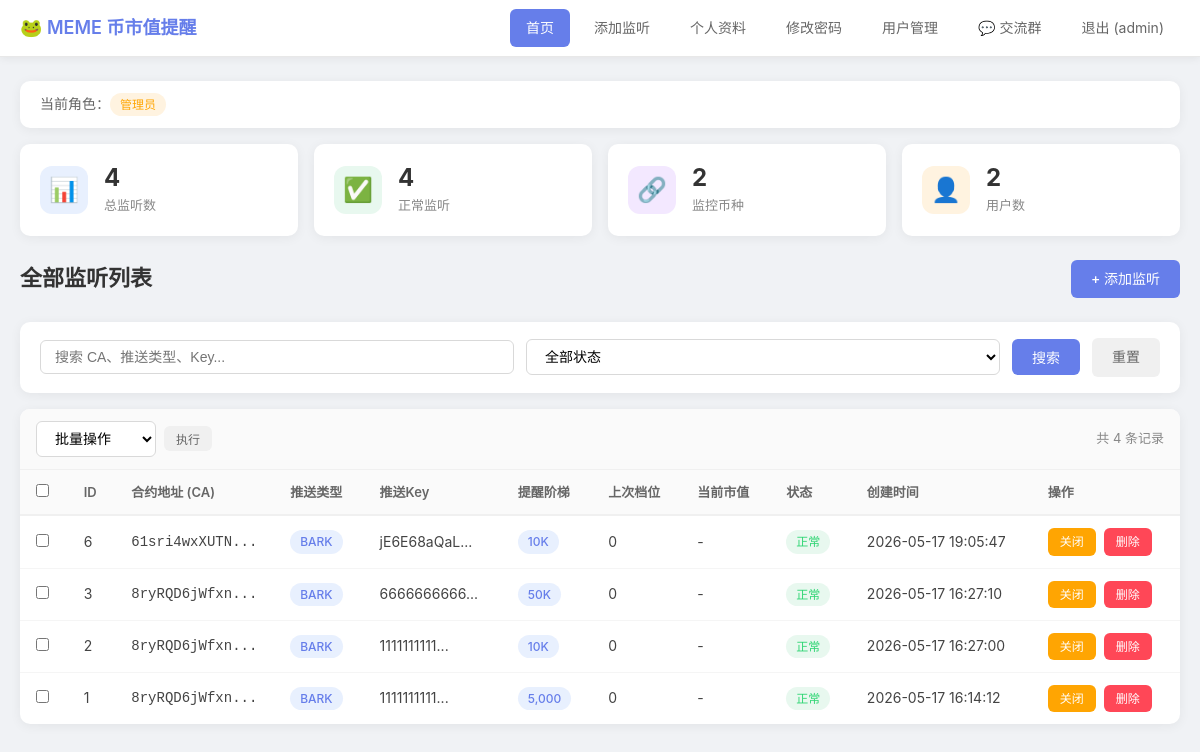
/dashboard.php (signed in), run on the app's committed database.
### tables this page shows
CREATE TABLE `watchlist`  (
  `id` int(11) NOT NULL AUTO_INCREMENT,
  `user_id` int(11) NOT NULL DEFAULT 0 COMMENT '创建此监听的用户ID',
  `ca` varchar(128) NOT NULL,
  `push_type` varchar(20) NOT NULL COMMENT '推送类型: bark, tg',
  `push_key` varchar(255) NOT NULL COMMENT 'Bark存token, Telegram存chat_id',
  `step_value` bigint(20) NOT NULL COMMENT '提醒阶梯',
  `last_level` bigint(20) NULL DEFAULT 0 COMMENT '上次提醒档位',
  `current_marketcap` bigint(20) NULL DEFAULT 0 COMMENT '当前市值缓存',
  `status` tinyint(4) NULL DEFAULT 1 COMMENT '1=正常监听, 0=已关闭',
  `created_at` timestamp NOT NULL DEFAULT CURRENT_TIMESTAMP,
  PRIMARY KEY (`id`) USING BTREE,
  INDEX `idx_user_id`(`user_id`) USING BTREE,
  INDEX `idx_ca`(`ca`) USING BTREE,
  INDEX `idx_status`(`status`) USING BTREE
);

### includes/auth.php (called while the page is built, shortened)
<?php
function isAdmin() {
    return isset($_SESSION['role']) && $_SESSION['role'] === 'admin';
}
function getRoleName($role = null) {
    if ($role === null) {
        $role = $_SESSION['role'] ?? 'user';
    }
    $names = [
        'admin' => '管理员',
        'vip' => 'VIP用户',
        'user' => '普通用户',
    ];
    return $names[$role] ?? '未知';
}
function getRoleBadgeClass($role = null) {
    if ($role === null) {
        $role = $_SESSION['role'] ?? 'user';
    }
    $classes = [
        'admin' => 'badge-warning',
        'vip' => 'badge-info',
        'user' => 'badge-secondary',
    ];
    return $classes[$role] ?? 'badge-secondary';
}
        ?>

### dashboard.php (the view, shortened to what this page needs)
<?php
require_once __DIR__ . '/includes/auth.php';
$isAdmin = isAdmin();
$stepOptions = [
    10000 => '10K',
    50000 => '50K',
    100000 => '100K',
];
$db = getDB();
if ($isAdmin) {
    $totalWatches = $db->query("SELECT COUNT(*) FROM watchlist")->fetchColumn();
    $activeWatches = $db->query("SELECT COUNT(*) FROM watchlist WHERE status = 1")->fetchColumn();
    $uniqueCA = $db->query("SELECT COUNT(DISTINCT ca) FROM watchlist WHERE status = 1")->fetchColumn();
    $totalUsers = $db->query("SELECT COUNT(*) FROM users")->fetchColumn();
}
$search = isset($_GET['search']) ? trim($_GET['search']) : '';
$statusFilter = isset($_GET['status']) ? $_GET['status'] : '';
$page = isset($_GET['page']) ? max(1, intval($_GET['page'])) : 1;
$perPage = 20;
$offset = ($page - 1) * $perPage;
$where = [];
$params = [];
$whereClause = $where ? "WHERE " . implode(" AND ", $where) : "";
$countStmt = $db->prepare("SELECT COUNT(*) FROM watchlist {$whereClause}");
$countStmt->execute($params);
$totalCount = $countStmt->fetchColumn();
$sql = "SELECT * FROM watchlist {$whereClause} ORDER BY created_at DESC LIMIT ? OFFSET ?";
$params[] = $perPage;
$params[] = $offset;
$stmt = $db->prepare($sql);
$stmt->execute($params);
$watches = $stmt->fetchAll();
?>
<!DOCTYPE html>
<html lang="zh-CN">
<head>
    <link rel="stylesheet" href="assets/style.css">
</head>
<body>
    <nav class="navbar">
        <div class="nav-container">
            <a href="dashboard.php" class="nav-brand">🐸 MEME 币市值提醒</a>
            <div class="nav-menu">
                <a href="dashboard.php" class="nav-link active">首页</a>
                <a href="add_watch.php" class="nav-link">添加监听</a>
                <a href="profile.php" class="nav-link">个人资料</a>
                <a href="change_password.php" class="nav-link">修改密码</a>
                <?php if ($isAdmin): ?>
                    <a href="users.php" class="nav-link">用户管理</a>
                <?php endif; ?>
                <a href="https://t.me/wangcaitx" target="_blank" rel="noopener" class="nav-link">💬 交流群</a>
                <a href="logout.php" class="nav-link">退出 (<?php echo htmlspecialchars($_SESSION['username']); ?>)</a>
            </div>
        </div>
    </nav>
    <div class="container">
        <div class="user-info-bar">
            <span>当前角色：<span class="badge <?php echo getRoleBadgeClass(); ?>"><?php echo getRoleName(); ?></span></span>
        </div>
        <div class="stats-grid">
            <div class="stat-card">
                <div class="stat-icon stat-icon-blue">📊</div>
                <div class="stat-info">
                    <span class="stat-number"><?php echo $totalWatches; ?></span>
                    <span class="stat-label"><?php echo $isAdmin ? '总监听数' : '我的监听数'; ?></span>
                </div>
            </div>
            <div class="stat-card">
                <div class="stat-icon stat-icon-green">✅</div>
                <div class="stat-info">
                    <span class="stat-number"><?php echo $activeWatches; ?></span>
                    <span class="stat-label"><?php echo $isAdmin ? '正常监听' : '我的正常监听'; ?></span>
                </div>
            </div>
            <div class="stat-card">
                <div class="stat-icon stat-icon-purple">🔗</div>
                <div class="stat-info">
                    <span class="stat-number"><?php echo $uniqueCA; ?></span>
                    <span class="stat-label"><?php echo $isAdmin ? '监控币种' : '我的监控币种'; ?></span>
                </div>
            </div>
            <?php if ($isAdmin): ?>
            <div class="stat-card">
                <div class="stat-icon stat-icon-orange">👤</div>
                <div class="stat-info">
                    <span class="stat-number"><?php echo $totalUsers; ?></span>
                    <span class="stat-label">用户数</span>
                </div>
            </div>
            <?php endif; ?>
        </div>
        <div class="page-header">
            <h2><?php echo $isAdmin ? '全部监听列表' : '我的监听列表'; ?></h2>
            <div class="header-actions">
                <a href="add_watch.php" class="btn btn-primary">+ 添加监听</a>
            </div>
        </div>
        <div class="filter-bar">
            <form method="GET" action="" class="filter-form">
                <div class="filter-group">
                    <input type="text" name="search" placeholder="搜索 CA、推送类型、Key..."
                           value="<?php echo htmlspecialchars($search); ?>" class="filter-input">
                </div>
                <div class="filter-group">
                    <select name="status" class="filter-select">
                        <option value="">全部状态</option>
                    </select>
                </div>
                <button type="submit" class="btn btn-primary">搜索</button>
                <a href="dashboard.php" class="btn btn-secondary">重置</a>
            </form>
        </div>
        <form method="POST" action="" id="batchForm">
            <div class="table-container">
                <?php if ($isAdmin): ?>
                <div class="table-toolbar">
                    <div class="batch-actions">
                        <select name="batch_action" class="filter-select" id="batchAction">
                            <option value="">批量操作</option>
                        </select>
                        <button type="button" class="btn btn-sm btn-secondary" onclick="doBatchAction()">执行</button>
                    </div>
                    <span class="table-info">共 <?php echo $totalCount; ?> 条记录</span>
                </div>
                <?php endif; ?>
                <table class="table">
                    <thead>
                        <tr>
                            <?php if ($isAdmin): ?>
                                <th><input type="checkbox" id="selectAll" onchange="toggleSelectAll()"></th>
                            <?php endif; ?>
                            <th>ID</th>
                            <th>合约地址 (CA)</th>
                            <th>推送类型</th>
                            <th>推送Key</th>
                            <th>提醒阶梯</th>
                            <th>上次档位</th>
                            <th>当前市值</th>
                            <th>状态</th>
                            <th>创建时间</th>
                            <th>操作</th>
                        </tr>
                    </thead>
                    <tbody>
                        <?php if (empty($watches)): ?>
                            <tr>
                                <td colspan="11" class="text-center">
                                    <?php if ($search || $statusFilter !== ''): ?>
                                        没有找到匹配的记录
                                    <?php else: ?>
                                        暂无监听记录，<a href="add_watch.php" style="color:#667eea;">立即添加</a>
                                    <?php endif; ?>
                                </td>
                            </tr>
                        <?php else: ?>
                            <?php foreach ($watches as $watch): ?>
                                <tr>
                                    <?php if ($isAdmin): ?>
                                        <td><input type="checkbox" name="selected_ids[]" value="<?php echo $watch['id']; ?>" class="row-checkbox"></td>
                                    <?php endif; ?>
                                    <td><?php echo $watch['id']; ?></td>
                                    <td class="ca-cell" title="<?php echo htmlspecialchars($watch['ca']); ?>">
                                        <?php echo htmlspecialchars(substr($watch['ca'], 0, 12)) . '...'; ?>
                                    </td>
                                    <td>
                                        <span class="badge badge-<?php echo $watch['push_type'] === 'bark' ? 'info' : 'success'; ?>">
                                            <?php echo strtoupper(htmlspecialchars($watch['push_type'])); ?>
                                        </span>
                                    </td>
                                    <td><?php echo htmlspecialchars(substr($watch['push_key'], 0, 10)) . '...'; ?></td>
                                    <td>
                                        <span class="badge badge-info">
                                            <?php echo isset($stepOptions[$watch['step_value']]) ? $stepOptions[$watch['step_value']] : number_format($watch['step_value']); ?>
                                        </span>
                                    </td>
                                    <td><?php echo $watch['last_level']; ?></td>
                                    <td><?php echo $watch['current_marketcap'] > 0 ? formatMarketCap($watch['current_marketcap']) : '-'; ?></td>
                                    <td>
                                        <span class="badge badge-<?php echo $watch['status'] ? 'success' : 'danger'; ?>">
                                            <?php echo $watch['status'] ? '正常' : '已关闭'; ?>
                                        </span>
                                    </td>
                                    <td><?php echo $watch['created_at']; ?></td>
                                    <td class="action-cell">
                                        <a href="?toggle=<?php echo $watch['id']; ?>" class="btn btn-sm btn-<?php echo $watch['status'] ? 'warning' : 'success'; ?>"
                                           onclick="return confirm('确定要<?php echo $watch['status'] ? '关闭' : '开启'; ?>此监听吗？')">
                                            <?php echo $watch['status'] ? '关闭' : '开启'; ?>
                                        </a>
                                        <a href="?delete=<?php echo $watch['id']; ?>" class="btn btn-sm btn-danger"
                                           onclick="return confirm('确定要删除此监听记录吗？此操作不可恢复！')">删除</a>
                                    </td>
                                </tr>
                            <?php endforeach; ?>
                        <?php endif; ?>
                    </tbody>
                </table>
            </div>
        </form>
    </div>
</body>
</html>

### assets/style.css (style rules this page uses)
* { margin: 0; padding: 0; box-sizing: border-box; }
body { font-family: -apple-system, BlinkMacSystemFont, 'Segoe UI', Roboto, 'Helvetica Neue', Arial, sans-serif; background: #f0f2f5; color: #333; line-height: 1.6; }
a { text-decoration: none; color: inherit; }
.navbar { background: #fff; border-bottom: 1px solid #e8e8e8; box-shadow: 0 2px 8px rgba(0, 0, 0, 0.06); position: sticky; top: 0; z-index: 100; }
.nav-container { max-width: 1200px; margin: 0 auto; padding: 0 20px; display: flex; align-items: center; justify-content: space-between; height: 56px; }
.nav-brand { font-size: 18px; font-weight: 600; color: #667eea; }
.nav-menu { display: flex; gap: 8px; }
.nav-link { padding: 8px 16px; border-radius: 6px; color: #666; font-size: 14px; transition: all 0.2s; }
.nav-link.active { background: #667eea; color: #fff; }
.container { max-width: 1200px; margin: 0 auto; padding: 24px 20px; }
.page-header { display: flex; align-items: center; justify-content: space-between; margin-bottom: 24px; }
.page-header h2 { font-size: 22px; font-weight: 600; color: #333; }
.btn { display: inline-flex; align-items: center; justify-content: center; padding: 8px 20px; border: none; border-radius: 6px; font-size: 14px; font-weight: 500; cursor: pointer; transition: all 0.2s; text-decoration: none; gap: 6px; }
.btn-primary { background: #667eea; color: #fff; }
.btn-secondary { background: #f0f0f0; color: #666; }
.btn-danger { background: #ff4757; color: #fff; }
.btn-warning { background: #ffa502; color: #fff; }
.btn-sm { padding: 4px 12px; font-size: 12px; }
.table-container { background: #fff; border-radius: 10px; overflow: hidden; box-shadow: 0 2px 12px rgba(0, 0, 0, 0.06); }
.table { width: 100%; border-collapse: collapse; }
.table th { background: #fafafa; padding: 12px 16px; text-align: left; font-size: 13px; font-weight: 600; color: #666; border-bottom: 2px solid #f0f0f0; white-space: nowrap; }
.table td { padding: 12px 16px; font-size: 14px; border-bottom: 1px solid #f5f5f5; color: #444; }
.table tbody tr:last-child td { border-bottom: none; }
.ca-cell { max-width: 150px; overflow: hidden; text-overflow: ellipsis; white-space: nowrap; font-family: 'Courier New', monospace; font-size: 13px; }
.action-cell { white-space: nowrap; }
.action-cell .btn { margin-right: 4px; }
.badge { display: inline-block; padding: 2px 10px; border-radius: 12px; font-size: 12px; font-weight: 500; }
.badge-success { background: #e8f8ef; color: #2ed573; }
.badge-info { background: #e8f0fe; color: #667eea; }
.badge-warning { background: #fff3e0; color: #ffa502; }
.stats-grid { display: grid; grid-template-columns: repeat(4, 1fr); gap: 16px; margin-bottom: 24px; }
.stat-card { background: #fff; border-radius: 10px; padding: 20px; display: flex; align-items: center; gap: 16px; box-shadow: 0 2px 12px rgba(0, 0, 0, 0.06); }
.stat-icon { width: 48px; height: 48px; border-radius: 12px; display: flex; align-items: center; justify-content: center; font-size: 24px; }
.stat-icon-blue { background: #e8f0fe; }
.stat-icon-green { background: #e8f8ef; }
.stat-icon-purple { background: #f3e8ff; }
.stat-icon-orange { background: #fff3e0; }
.stat-info { display: flex; flex-direction: column; }
.stat-number { font-size: 24px; font-weight: 700; color: #333; line-height: 1.2; }
.stat-label { font-size: 13px; color: #888; margin-top: 2px; }
.filter-bar { background: #fff; border-radius: 10px; padding: 16px 20px; margin-bottom: 16px; box-shadow: 0 2px 12px rgba(0, 0, 0, 0.06); }
.filter-form { display: flex; gap: 12px; align-items: center; flex-wrap: wrap; }
.filter-group { flex: 1; min-width: 200px; }
.filter-input, .filter-select { width: 100%; padding: 8px 14px; border: 1px solid #d9d9d9; border-radius: 6px; font-size: 14px; outline: none; transition: border-color 0.2s; background: #fff; }
.table-toolbar { display: flex; align-items: center; justify-content: space-between; padding: 12px 16px; background: #fafafa; border-bottom: 1px solid #f0f0f0; }
.batch-actions { display: flex; gap: 8px; align-items: center; }
.batch-actions .filter-select { width: auto; min-width: 120px; }
.table-info { font-size: 13px; color: #888; }
.header-actions { display: flex; gap: 8px; }
.user-info-bar { background: #fff; border-radius: 10px; padding: 12px 20px; margin-bottom: 16px; display: flex; align-items: center; gap: 20px; box-shadow: 0 2px 12px rgba(0, 0, 0, 0.06); font-size: 14px; color: #666; }

### data on the page
watchlist: id "6", ca "61sri4wxXUTN", push_type "BARK", push_key "jE6E68aQaL", step_value "10K", last_level "0", status "正常", created_at "2026-05-17 19:05:47"
watchlist: id "3", ca "8ryRQD6jWfxn", push_type "BARK", push_key "6666666666", step_value "50K", last_level "0", status "正常", created_at "2026-05-17 16:27:10"
watchlist: id "2", ca "8ryRQD6jWfxn", push_type "BARK", push_key "1111111111", step_value "10K", last_level "0", status "正常", created_at "2026-05-17 16:27:00"
watchlist: id "1", ca "8ryRQD6jWfxn", push_type "BARK", push_key "1111111111", step_value "5,000", last_level "0", status "正常", created_at "2026-05-17 16:14:12"

### other printed values
$_SESSION['username'] "admin"
getRoleName() "管理员"
$totalWatches "4"
$activeWatches "4"
$uniqueCA "2"
$totalUsers "2"
$totalCount "4"
